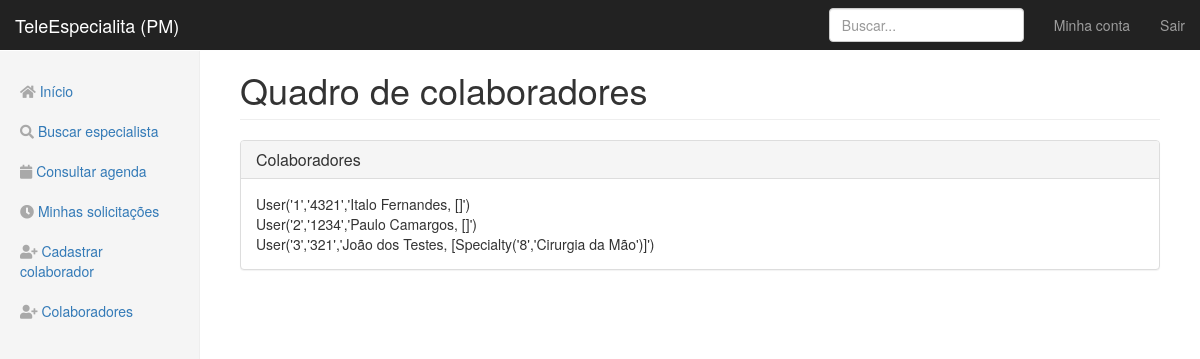
Screenshot of /staff with the database file from the repository.
### app/models.py (models this page shows)
class User(db.Model, UserMixin):
    id = db.Column(db.Integer, primary_key=True)
    email = db.Column(db.String(120), unique=True, nullable=False)
    password = db.Column(db.String(64), nullable=False)
    image_file = db.Column(db.String(100))
    crm = db.Column(db.String(13), unique=True, nullable=False)
    fullname = db.Column(db.String(256), nullable=False)
    birthdate = db.Column(db.DateTime)
    birthcity = db.Column(db.String(256))
    birthstate = db.Column(db.String(2))
    rg = db.Column(db.String(12), unique=True, nullable=False)
    cpf = db.Column(db.String(12), unique=True, nullable=False)
    cep = db.Column(db.Integer)
    place = db.Column(db.String(64))
    address = db.Column(db.String(256))
    neighborhood = db.Column(db.String(128))
    city = db.Column(db.String(128))
    state = db.Column(db.String(2))
    phone_1 = db.Column(db.String(16), nullable=False)
    phone_2 = db.Column(db.String(16))
    specialties = db.relationship('Specialty', secondary=joinsSpecialtyUser, backref=db.backref('doctors', lazy='dynamic'))
    def __repr__(self):
        return f"User('{self.id}','{self.crm}','{self.fullname}, {self.specialties}')"

class Specialty(db.Model):
    id = db.Column(db.Integer, primary_key=True)
    specialty = db.Column(db.String(64), unique=True, nullable=False)
    def __repr__(self):
        return f"Specialty('{self.id}','{self.specialty}')"

### app/routes.py (the view)
@app.route("/staff")
def staff():
    users = User.query.all()
    return render_template("staff.html", title="Colaboradores-TeleEspecialista", users=users)

### app/templates/staff.html
{% extends "layout.html" %}
{% block content %}
<h1 class="page-header">Quadro de colaboradores</h1>
<div class="panel panel-default">
    <div class="panel-heading">
        <h3 class="panel-title">Colaboradores</h3>
    </div>
    <div class="panel-body">
        {% for u in users %}
        {{ u }} <br>
        {% endfor %}
    </div>
</div>
{% endblock content %}

### app/static/dashboard.css (style rules this page uses)
body { padding-top: 50px; }
.main .page-header { margin-top: 0; }

### rows the page displays
User: id+crm+fullname "User('1','4321','Italo Fernandes, []')"
User: id+crm+fullname "User('2','1234','Paulo Camargos, []')"
User: id+crm+fullname "User('3','321','João dos Testes, [Specialty('8','Cirurgia da Mão')]')"
